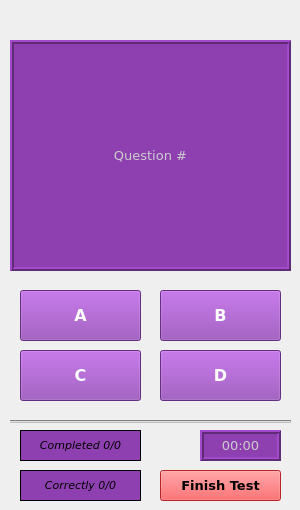
    <widget class="QWidget" name="testingPage">
     <widget class="QLabel" name="questionTestLbl_2">
      <property name="geometry">
       <rect>
        <x>10</x>
        <y>40</y>
        <width>281</width>
        <height>231</height>
       </rect>
      </property>
      <property name="font">
       <font>
        <family>Verdana</family>
        <pointsize>10</pointsize>
        <weight>50</weight>
        <bold>false</bold>
        <stylestrategy>PreferAntialias</stylestrategy>
        <kerning>true</kerning>
       </font>
      </property>
      <property name="autoFillBackground">
       <bool>false</bool>
      </property>
      <property name="styleSheet">
       <string notr="true">background-color: rgb(142, 64, 177);
color: rgb(204, 204, 204);</string>
      </property>
      <property name="frameShape">
       <enum>QFrame::Box</enum>
      </property>
      <property name="frameShadow">
       <enum>QFrame::Raised</enum>
      </property>
      <property name="lineWidth">
       <number>2</number>
      </property>
      <property name="text">
       <string>Question #</string>
      </property>
      <property name="textFormat">
       <enum>Qt::PlainText</enum>
      </property>
      <property name="scaledContents">
       <bool>false</bool>
      </property>
      <property name="alignment">
       <set>Qt::AlignCenter</set>
      </property>
      <property name="wordWrap">
       <bool>true</bool>
      </property>
      <property name="margin">
       <number>0</number>
      </property>
      <property name="indent">
       <number>-1</number>
      </property>
      <property name="openExternalLinks">
       <bool>false</bool>
      </property>
     </widget>
     <widget class="QPushButton" name="testCBtn_2">
      <property name="enabled">
       <bool>true</bool>
      </property>
      <property name="geometry">
       <rect>
        <x>20</x>
        <y>350</y>
        <width>121</width>
        <height>51</height>
       </rect>
      </property>
      <property name="baseSize">
       <size>
        <width>0</width>
        <height>0</height>
       </size>
      </property>
      <property name="font">
       <font>
        <family>Verdana</family>
        <pointsize>12</pointsize>
        <weight>75</weight>
        <italic>false</italic>
        <bold>true</bold>
        <underline>false</underline>
       </font>
      </property>
      <property name="cursor">
       <cursorShape>ArrowCursor</cursorShape>
      </property>
      <property name="mouseTracking">
       <bool>false</bool>
      </property>
      <property name="tabletTracking">
       <bool>true</bool>
      </property>
      <property name="focusPolicy">
       <enum>Qt::StrongFocus</enum>
      </property>
      <property name="contextMenuPolicy">
       <enum>Qt::NoContextMenu</enum>
      </property>
      <property name="acceptDrops">
       <bool>false</bool>
      </property>
      <property name="toolTipDuration">
       <number>-7</number>
      </property>
      <property name="layoutDirection">
       <enum>Qt::LeftToRight</enum>
      </property>
      <property name="autoFillBackground">
       <bool>false</bool>
      </property>
      <property name="styleSheet">
       <string notr="true">color: rgb(255, 255, 255);
background-color: rgb(142, 64, 177);</string>
      </property>
      <property name="text">
       <string>C</string>
      </property>
      <property name="iconSize">
       <size>
        <width>16</width>
        <height>16</height>
       </size>
      </property>
      <property name="autoRepeat">
       <bool>false</bool>
      </property>
      <property name="autoExclusive">
       <bool>false</bool>
      </property>
     </widget>
     <widget class="QPushButton" name="testBBtn_2">
      <property name="enabled">
       <bool>true</bool>
      </property>
      <property name="geometry">
       <rect>
        <x>160</x>
        <y>290</y>
        <width>121</width>
        <height>51</height>
       </rect>
      </property>
      <property name="baseSize">
       <size>
        <width>0</width>
        <height>0</height>
       </size>
      </property>
      <property name="font">
       <font>
        <family>Verdana</family>
        <pointsize>12</pointsize>
        <weight>75</weight>
        <italic>false</italic>
        <bold>true</bold>
        <underline>false</underline>
       </font>
      </property>
      <property name="cursor">
       <cursorShape>ArrowCursor</cursorShape>
      </property>
      <property name="mouseTracking">
       <bool>false</bool>
      </property>
      <property name="tabletTracking">
       <bool>true</bool>
      </property>
      <property name="focusPolicy">
       <enum>Qt::StrongFocus</enum>
      </property>
      <property name="contextMenuPolicy">
       <enum>Qt::NoContextMenu</enum>
      </property>
      <property name="acceptDrops">
       <bool>false</bool>
      </property>
      <property name="toolTipDuration">
       <number>-7</number>
      </property>
      <property name="layoutDirection">
       <enum>Qt::LeftToRight</enum>
      </property>
      <property name="autoFillBackground">
       <bool>false</bool>
      </property>
      <property name="styleSheet">
       <string notr="true">color: rgb(255, 255, 255);
background-color: rgb(142, 64, 177);</string>
      </property>
      <property name="text">
       <string>B</string>
      </property>
      <property name="iconSize">
       <size>
        <width>16</width>
        <height>16</height>
       </size>
      </property>
      <property name="autoRepeat">
       <bool>false</bool>
      </property>
      <property name="autoExclusive">
       <bool>false</bool>
      </property>
     </widget>
     <widget class="QLabel" name="completedTestLbl_2">
      <property name="geometry">
       <rect>
        <x>20</x>
        <y>430</y>
        <width>121</width>
        <height>31</height>
       </rect>
      </property>
      <property name="font">
       <font>
        <family>Verdana</family>
        <pointsize>8</pointsize>
        <weight>50</weight>
        <italic>true</italic>
        <bold>false</bold>
       </font>
      </property>
      <property name="layoutDirection">
       <enum>Qt::LeftToRight</enum>
      </property>
      <property name="autoFillBackground">
       <bool>false</bool>
      </property>
      <property name="styleSheet">
       <string notr="true">background-color: rgba(0, 0, 0, 0);</string>
      </property>
      <property name="frameShape">
       <enum>QFrame::Panel</enum>
      </property>
      <property name="frameShadow">
       <enum>QFrame::Plain</enum>
      </property>
      <property name="lineWidth">
       <number>1</number>
      </property>
      <property name="text">
       <string>Completed 0/0</string>
      </property>
      <property name="textFormat">
       <enum>Qt::RichText</enum>
      </property>
      <property name="scaledContents">
       <bool>false</bool>
      </property>
      <property name="alignment">
       <set>Qt::AlignCenter</set>
      </property>
      <property name="wordWrap">
       <bool>false</bool>
      </property>
      <property name="indent">
       <number>1</number>
      </property>
     </widget>
     <widget class="QLabel" name="timeTestLbl_2">
      <property name="geometry">
       <rect>
        <x>200</x>
        <y>430</y>
        <width>81</width>
        <height>31</height>
       </rect>
      </property>
      <property name="font">
       <font>
        <family>Verdana</family>
        <pointsize>10</pointsize>
        <weight>50</weight>
        <bold>false</bold>
        <stylestrategy>PreferAntialias</stylestrategy>
        <kerning>true</kerning>
       </font>
      </property>
      <property name="autoFillBackground">
       <bool>false</bool>
      </property>
      <property name="styleSheet">
       <string notr="true">background-color: rgb(142, 64, 177);
color: rgb(204, 204, 204);</string>
      </property>
      <property name="frameShape">
       <enum>QFrame::Box</enum>
      </property>
      <property name="frameShadow">
       <enum>QFrame::Raised</enum>
      </property>
      <property name="lineWidth">
       <number>2</number>
      </property>
      <property name="text">
       <string>00:00</string>
      </property>
      <property name="alignment">
       <set>Qt::AlignCenter</set>
      </property>
     </widget>
     <widget class="QPushButton" name="testDBtn_2">
      <property name="enabled">
       <bool>true</bool>
      </property>
      <property name="geometry">
       <rect>
        <x>160</x>
        <y>350</y>
        <width>121</width>
        <height>51</height>
       </rect>
      </property>
      <property name="baseSize">
       <size>
        <width>0</width>
        <height>0</height>
       </size>
      </property>
      <property name="font">
       <font>
        <family>Verdana</family>
        <pointsize>12</pointsize>
        <weight>75</weight>
        <italic>false</italic>
        <bold>true</bold>
        <underline>false</underline>
       </font>
      </property>
      <property name="cursor">
       <cursorShape>ArrowCursor</cursorShape>
      </property>
      <property name="mouseTracking">
       <bool>false</bool>
      </property>
      <property name="tabletTracking">
       <bool>true</bool>
      </property>
      <property name="focusPolicy">
       <enum>Qt::StrongFocus</enum>
      </property>
      <property name="contextMenuPolicy">
       <enum>Qt::NoContextMenu</enum>
      </property>
      <property name="acceptDrops">
       <bool>false</bool>
      </property>
      <property name="toolTipDuration">
       <number>-7</number>
      </property>
      <property name="layoutDirection">
       <enum>Qt::LeftToRight</enum>
      </property>
      <property name="autoFillBackground">
       <bool>false</bool>
      </property>
      <property name="styleSheet">
       <string notr="true">color: rgb(255, 255, 255);
background-color: rgb(142, 64, 177);</string>
      </property>
      <property name="text">
       <string>D</string>
      </property>
      <property name="iconSize">
       <size>
        <width>16</width>
        <height>16</height>
       </size>
      </property>
      <property name="autoRepeat">
       <bool>false</bool>
      </property>
      <property name="autoExclusive">
       <bool>false</bool>
      </property>
     </widget>
     <widget class="QPushButton" name="testABtn_2">
      <property name="enabled">
       <bool>true</bool>
      </property>
      <property name="geometry">
       <rect>
        <x>20</x>
        <y>290</y>
        <width>121</width>
        <height>51</height>
       </rect>
      </property>
      <property name="baseSize">
       <size>
        <width>0</width>
        <height>0</height>
       </size>
      </property>
      <property name="font">
       <font>
        <family>Verdana</family>
        <pointsize>12</pointsize>
        <weight>75</weight>
        <italic>false</italic>
        <bold>true</bold>
        <underline>false</underline>
       </font>
      </property>
      <property name="cursor">
       <cursorShape>ArrowCursor</cursorShape>
      </property>
      <property name="mouseTracking">
       <bool>false</bool>
      </property>
      <property name="tabletTracking">
       <bool>true</bool>
      </property>
      <property name="focusPolicy">
       <enum>Qt::StrongFocus</enum>
      </property>
      <property name="contextMenuPolicy">
       <enum>Qt::NoContextMenu</enum>
      </property>
      <property name="acceptDrops">
       <bool>false</bool>
      </property>
      <property name="toolTipDuration">
       <number>-7</number>
      </property>
      <property name="layoutDirection">
       <enum>Qt::LeftToRight</enum>
      </property>
      <property name="autoFillBackground">
       <bool>false</bool>
      </property>
      <property name="styleSheet">
       <string notr="true">color: rgb(255, 255, 255);
background-color: rgb(142, 64, 177);</string>
      </property>
      <property name="text">
       <string>A</string>
      </property>
      <property name="iconSize">
       <size>
        <width>16</width>
        <height>16</height>
       </size>
      </property>
      <property name="autoRepeat">
       <bool>false</bool>
      </property>
      <property name="autoExclusive">
       <bool>false</bool>
      </property>
     </widget>
     <widget class="Line" name="lineTest_2">
      <property name="geometry">
       <rect>
        <x>10</x>
        <y>420</y>
        <width>281</width>
        <height>3</height>
       </rect>
      </property>
      <property name="font">
       <font>
        <weight>50</weight>
        <bold>false</bold>
       </font>
      </property>
      <property name="styleSheet">
       <string notr="true">background-color: rgb(193, 193, 193);</string>
      </property>
      <property name="orientation">
       <enum>Qt::Horizontal</enum>
      </property>
     </widget>
     <widget class="QProgressBar" name="completedTestBar_2">
      <property name="geometry">
       <rect>
        <x>20</x>
        <y>430</y>
        <width>121</width>
        <height>31</height>
       </rect>
      </property>
      <property name="autoFillBackground">
       <bool>false</bool>
      </property>
      <property name="styleSheet">
       <string notr="true">background-color: rgb(142, 64, 177);
border-color: rgb(170, 85, 255);</string>
      </property>
      <property name="minimum">
       <number>0</number>
      </property>
      <property name="value">
       <number>0</number>
      </property>
      <property name="textVisible">
       <bool>false</bool>
      </property>
      <property name="orientation">
       <enum>Qt::Horizontal</enum>
      </property>
      <property name="invertedAppearance">
       <bool>false</bool>
      </property>
     </widget>
     <widget class="QProgressBar" name="completedTestBar_3">
      <property name="geometry">
       <rect>
        <x>20</x>
        <y>470</y>
        <width>121</width>
        <height>31</height>
       </rect>
      </property>
      <property name="autoFillBackground">
       <bool>false</bool>
      </property>
      <property name="styleSheet">
       <string notr="true">background-color: rgb(142, 64, 177);
border-color: rgb(170, 85, 255);</string>
      </property>
      <property name="minimum">
       <number>0</number>
      </property>
      <property name="value">
       <number>0</number>
      </property>
      <property name="textVisible">
       <bool>false</bool>
      </property>
      <property name="orientation">
       <enum>Qt::Horizontal</enum>
      </property>
      <property name="invertedAppearance">
       <bool>false</bool>
      </property>
     </widget>
     <widget class="QLabel" name="completedTestLbl_3">
      <property name="geometry">
       <rect>
        <x>20</x>
        <y>470</y>
        <width>121</width>
        <height>31</height>
       </rect>
      </property>
      <property name="font">
       <font>
        <family>Verdana</family>
        <pointsize>8</pointsize>
        <weight>50</weight>
        <italic>true</italic>
        <bold>false</bold>
       </font>
      </property>
      <property name="layoutDirection">
       <enum>Qt::LeftToRight</enum>
      </property>
      <property name="autoFillBackground">
       <bool>false</bool>
      </property>
      <property name="styleSheet">
       <string notr="true">background-color: rgba(0, 0, 0, 0);</string>
      </property>
      <property name="frameShape">
       <enum>QFrame::Panel</enum>
      </property>
      <property name="frameShadow">
       <enum>QFrame::Plain</enum>
      </property>
      <property name="lineWidth">
       <number>1</number>
      </property>
      <property name="text">
       <string>Correctly 0/0</string>
      </property>
      <property name="textFormat">
       <enum>Qt::RichText</enum>
      </property>
      <property name="scaledContents">
       <bool>false</bool>
      </property>
      <property name="alignment">
       <set>Qt::AlignCenter</set>
      </property>
      <property name="wordWrap">
       <bool>false</bool>
      </property>
      <property name="indent">
       <number>1</number>
      </property>
     </widget>
     <widget class="QPushButton" name="testFinishBtn">
      <property name="geometry">
       <rect>
        <x>160</x>
        <y>470</y>
        <width>121</width>
        <height>31</height>
       </rect>
      </property>
      <property name="font">
       <font>
        <family>Verdana</family>
        <pointsize>10</pointsize>
        <weight>75</weight>
        <bold>true</bold>
       </font>
      </property>
      <property name="styleSheet">
       <string notr="true">background-color:rgb(255, 51, 54);</string>
      </property>
      <property name="text">
       <string>Finish Test</string>
      </property>
      <property name="autoRepeat">
       <bool>false</bool>
      </property>
      <property name="autoExclusive">
       <bool>false</bool>
      </property>
      <property name="default">
       <bool>false</bool>
      </property>
     </widget>
     <zorder>completedTestBar_2</zorder>
     <zorder>questionTestLbl_2</zorder>
     <zorder>testCBtn_2</zorder>
     <zorder>testBBtn_2</zorder>
     <zorder>completedTestLbl_2</zorder>
     <zorder>timeTestLbl_2</zorder>
     <zorder>testDBtn_2</zorder>
     <zorder>testABtn_2</zorder>
     <zorder>lineTest_2</zorder>
     <zorder>completedTestBar_3</zorder>
     <zorder>completedTestLbl_3</zorder>
     <zorder>testFinishBtn</zorder>
    </widget>
